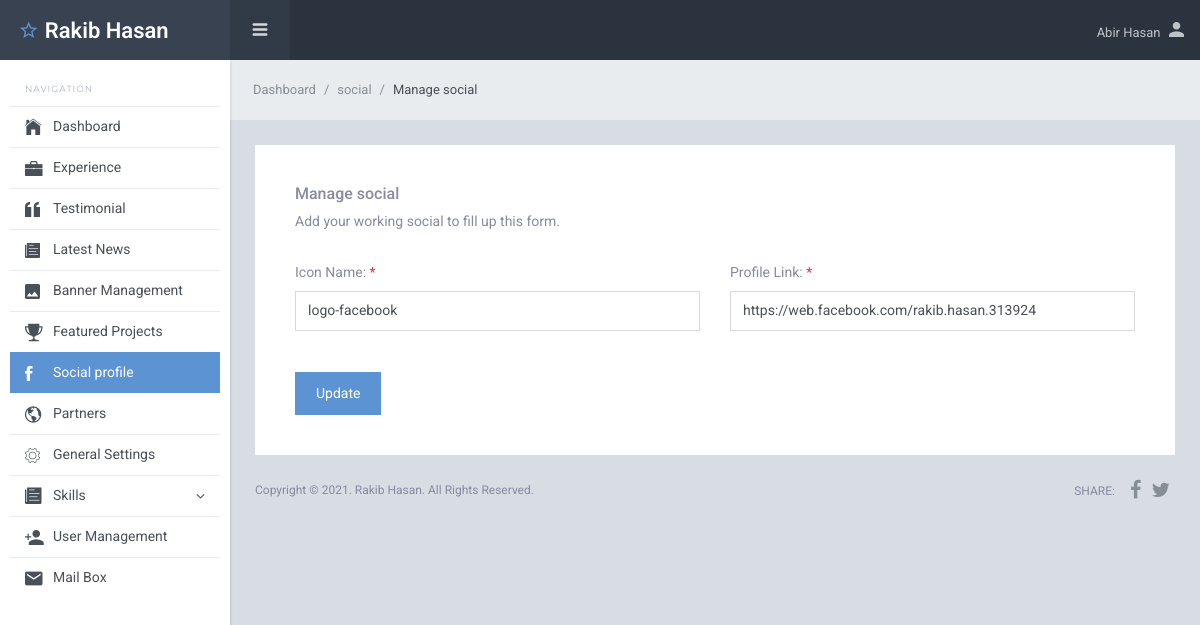
/admin/manage_social.php?id=2&task=edit (signed in), run on the app's committed database.
### tables this page shows
CREATE TABLE `social` (
  `id` int(11) NOT NULL,
  `icon` varchar(50) NOT NULL,
  `profile_link` varchar(255) NOT NULL,
  `status` int(1) NOT NULL DEFAULT 1
);

### admin/inc/functions.inc.php (called while the page is built, shortened)
<?php
function db_connect()
{
    return $con = mysqli_connect("localhost", "root", "", "portfolio");
}
function select_all($table_name, $conditions = "")
{
    $select_query = mysqli_query(db_connect(), "SELECT * FROM $table_name $conditions");
    return $select_query;
}

### admin/manage_social.php (the view, shortened to what this page needs)
<?php
require_once('top.inc.php');
$icon = $profile_link = '';
if (isset($_GET['task']) && $_GET['task'] == "edit") {
    $id = $_SESSION["edit_social_id"]  = $_GET['id'];
    $social = mysqli_fetch_assoc(select_all("social", "WHERE id='$id'"));
    $icon = $social['icon'];
    $profile_link = $social['profile_link'];;
} else {
    unset($_SESSION["edit_social_id"]);
}
?>
<div class="sl-mainpanel">
    <nav class="breadcrumb sl-breadcrumb">
        <a class="breadcrumb-item" href="index.php">Dashboard</a>
        <a class="breadcrumb-item" href="social.php">social</a>
        <span class="breadcrumb-item active">Manage social</span>
    </nav>
    <div class="sl-pagebody">
        <div class="card pd-20 pd-sm-40">
            <h6 class="card-body-icon"> Manage social</h6>
            <p class="mg-b-20 mg-sm-b-30">Add your working social to fill up this form.</p>
            <div class="form-layout">
                <form action="submit_social.php" method="post" enctype="multipart/form-data">
                    <div class="row mg-b-25">
                        <div class="col-lg-6">
                            <div class="form-group">
                                <label class="form-control-label">Icon Name: <span class="tx-danger">*</span></label>
                                <input class="form-control <?= (isset($_SESSION['icon_error'])) ? 'is-invalid' : '' ?>" value="<?= isset($_SESSION["old_icon"]) ? $_SESSION["old_icon"] : "$icon"; ?>" type="text" name="icon" placeholder="Enter ion icon name">
                            </div>
                        </div>
                        <div class="col-lg-6">
                            <div class="form-group">
                                <label class="form-control-label">Profile Link: <span class="tx-danger">*</span></label>
                                <input class="form-control <?= (isset($_SESSION['profile_link_error'])) ? 'is-invalid' : '' ?>" value="<?= isset($_SESSION["old_profile_link"]) ? $_SESSION["old_profile_link"] : "$profile_link"; ?>" type="text" name="profile_link" placeholder="Enter sicial profile_link">
                            </div>
                        </div>
                    </div>
                    <div class="form-layout-footer">
                        <button type="submit" name="<?= isset($_SESSION["edit_social_id"]) ? "edit_social" : "submit_social" ?>" class="btn btn-info mg-r-5"><?= isset($_SESSION["edit_social_id"]) ? "Update" : "Submit" ?></button>
                    </div>
                </form>
            </div>
        </div>
    </div>
    <?php
    require_once "footer.inc.php";
    ?>

### data on the page
social: icon "logo-facebook", profile_link "https://web.facebook.com/rakib.hasan.313924"

### other printed values
$_SESSION['ADMIN_NAME'] "Abir Hasan"
